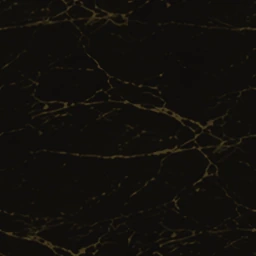
#> input picture project-documents/factory/r78/HO-028_029/r78-marble-tile.webp, 256 x 256 px
$ python contrast.py r78-marble-tile.webp '(needs' Pillow + 'numpy)'
#> lines starting #> are read from the running program, lines starting #| are printed output that depends on the picture
#> further down, tile is the input picture: shape (256, 256, 3); mean R, G, B 18.2, 15.9, 11.9
#!/usr/bin/env python3
"""WCAG contrast of the r78 text tokens against r78-marble-tile.webp.
Usage: python3 contrast.py r78-marble-tile.webp   (needs Pillow + numpy)
Reports each colour against the tile's mean luminance, its 99th-percentile (bright vein) pixel and its single
brightest pixel, plus the dark button label against the gold-metal button stops."""
import sys
import numpy as np
from PIL import Image

def lin(c):
    c = np.asarray(c, float) / 255.0
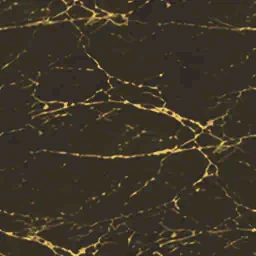
#> c: shape (256, 256, 3) float64; mean of channels 0, 1, 2 0.0714, 0.0622, 0.0465; drawn with min black and max white
    return np.where(c <= 0.04045, c / 12.92, ((c + 0.055) / 1.055) ** 2.4)
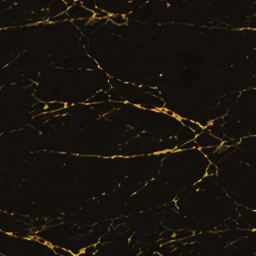
#> returned value: shape (256, 256, 3) float64; mean of channels 0, 1, 2 0.00662, 0.00548, 0.00377; drawn with min black and max white

def lum(rgb):
    l = lin(rgb)
    return 0.2126 * l[..., 0] + 0.7152 * l[..., 1] + 0.0722 * l[..., 2]
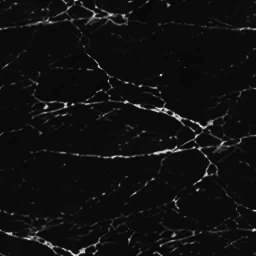
#> returned value: shape (256, 256) float64; min 0.00208, max 0.0545, mean 0.0056; drawn with min black and max white

def hexrgb(h):
    h = h.lstrip('#')
    return [int(h[i:i + 2], 16) for i in (0, 2, 4)]

def ratio(a, b):
    hi, lo = max(a, b), min(a, b)
    return (hi + 0.05) / (lo + 0.05)

TOKENS = [
    ("--r78-ivory (body)", "#F2EBDD", 7.0),
    ("--r78-ivory-2 (secondary)", "#C9BFA8", 4.5),
    ("--r78-gold (headings, labels)", "#F2C45B", 4.5),
    ("--r78-gold-strong (values, warn)", "#FFD34D", 4.5),
    ("--r78-error (error text)", "#F07C6F", 4.5),
    ("--r78-success (success text)", "#7CC48F", 4.5),
    ("--sd-gold-200 (nav toast text)", "#FFF1B8", 4.5),
]

tile = np.asarray(Image.open(sys.argv[1] if len(sys.argv) > 1 else "r78-marble-tile.webp").convert("RGB"))
L = lum(tile)
mean, p99, mx = float(L.mean()), float(np.percentile(L, 99)), float(L.max())
#> mean = 0.0056; p99 = 0.027; mx = 0.0545
print(f"tile luminance: mean {mean:.4f}  p99 {p99:.4f}  max {mx:.4f}")
#| tile luminance: mean 0.0056  p99 0.0270  max 0.0545
print("| token | colour | vs panel (mean) | vs bright vein (p99) | vs brightest pixel | needs |")
print("|---|---|---|---|---|---|")
for name, col, need in TOKENS:
    l = float(lum(hexrgb(col)))
    worst = ratio(l, p99)
    print(f"| {name} | {col} | {ratio(l, mean):.1f}:1 | {worst:.1f}:1 | {ratio(l, mx):.1f}:1 | {need}:1 {'PASS' if worst >= need else 'FAIL'} |")
#> this loop made 7 passes
#> worst on passes 1 to 7: 11.49, 7.47, 8.32, 9.53, 5.07, 6.59, 12.02
#| | --r78-ivory (body) | #F2EBDD | 15.9:1 | 11.5:1 | 8.5:1 | 7.0:1 PASS |
#| | --r78-ivory-2 (secondary) | #C9BFA8 | 10.3:1 | 7.5:1 | 5.5:1 | 4.5:1 PASS |
#| | --r78-gold (headings, labels) | #F2C45B | 11.5:1 | 8.3:1 | 6.1:1 | 4.5:1 PASS |
#| | --r78-gold-strong (values, warn) | #FFD34D | 13.2:1 | 9.5:1 | 7.0:1 | 4.5:1 PASS |
#| | --r78-error (error text) | #F07C6F | 7.0:1 | 5.1:1 | 3.7:1 | 4.5:1 PASS |
#| | --r78-success (success text) | #7CC48F | 9.1:1 | 6.6:1 | 4.9:1 | 4.5:1 PASS |
#| | --sd-gold-200 (nav toast text) | #FFF1B8 | 16.7:1 | 12.0:1 | 8.9:1 | 4.5:1 PASS |
ink = float(lum(hexrgb("#07080A")))
for stop in ["#FFF3B0", "#FFD34D", "#D4A017", "#8A6A12"]:
    print(f"| button label #07080A on gold stop {stop} | | {ratio(ink, float(lum(hexrgb(stop)))):.1f}:1 | | | 4.5:1 |")
